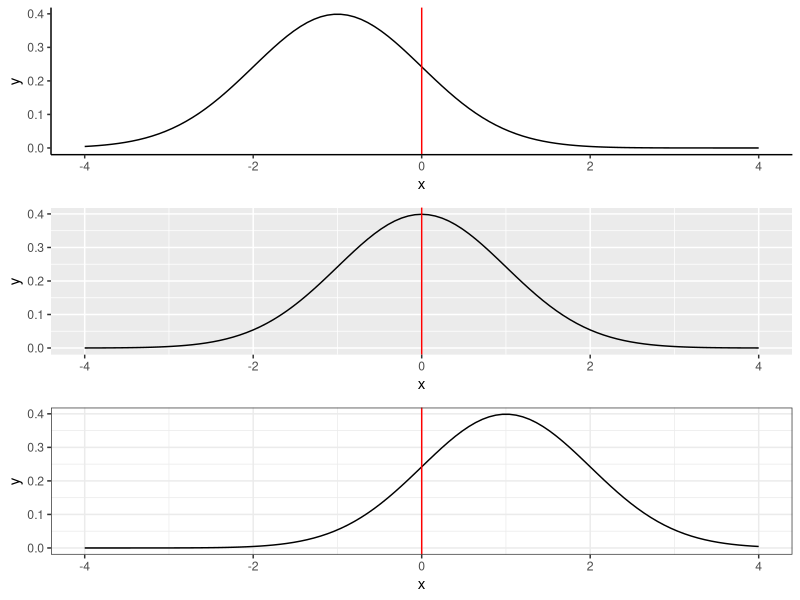

Write the R code that produced this figure.
## ---- chunk 1
library(tidyverse)
library(ggpubr)

moindre_support <- ggplot(data = data.frame(x = c(-4, 4)), aes(x)) +
  stat_function(fun = dnorm, args = list(mean = -1, sd = 1)) + 
  geom_vline(aes(xintercept = 0), color = "red") +
  theme_classic()

moyen_support <- ggplot(data = data.frame(x = c(-4, 4)), aes(x)) +
  stat_function(fun = dnorm, args = list(mean = 0, sd = 1)) +
  geom_vline(aes(xintercept = 0), color = "red")

grand_support <- ggplot(data = data.frame(x = c(-4, 4)), aes(x)) +
  stat_function(fun = dnorm, args = list(mean = 1, sd = 1)) +
  geom_vline(aes(xintercept = 0), color = "red") +
  theme_bw()

#grand_support


ggarrange(moindre_support, moyen_support, grand_support, nrow = 3)

